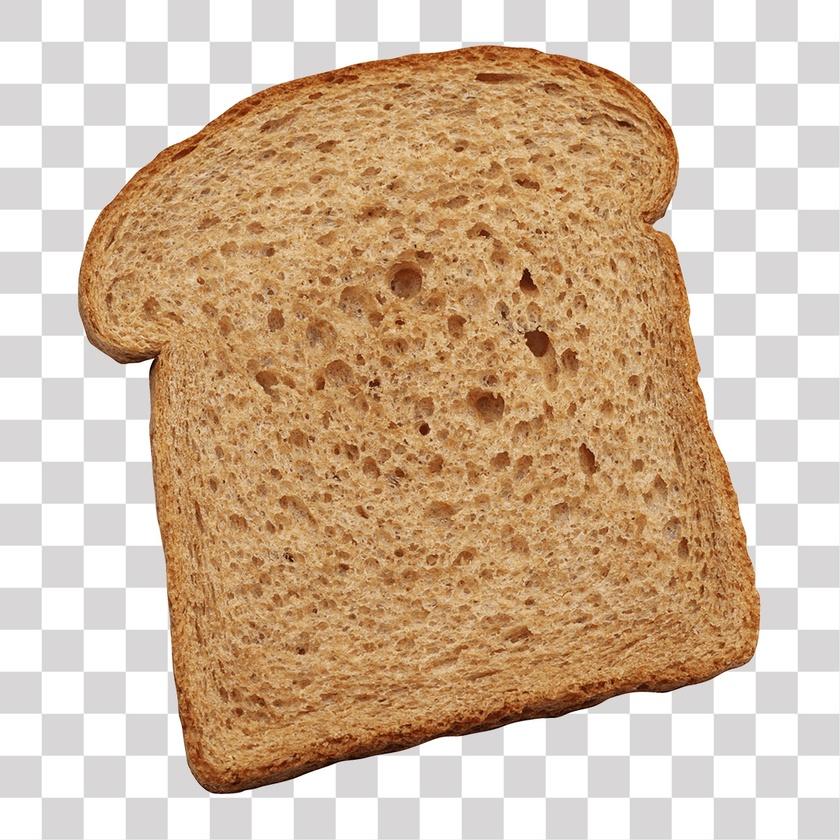
#> input picture tests/123.jpg, 840 x 840 px, shrunk from 1080 x 1080 before the run
$ python app.py
#> lines starting #> are read from the running program, lines starting #| are printed output that depends on the picture; after the words box and inside, x2 and y2 are one past the last pixel; in counts of white or black regions, pixels touching at a corner belong together
import os
os.sys.path
import sys
path_to_module = "Users/vitor/cluster-analysis-pibic/venv/Lib/site-packages"
#path_to_module = "../venv/lib/python3.12/site-packages/"
sys.path.append(path_to_module)
import cv2
import matplotlib.pyplot as plt
import numpy as np
import csv
from tkinter import filedialog, Tk

min = float(input("Enter the cluster min size: "))
#> the answer given: 100
max = float(input("Enter the cluster max size: "))
#> the answer given: 100

# Define o caminho para o diretório dos modelos
root = Tk()
root.withdraw()  # Esconde a janela principal
img_path = filedialog.askopenfilename(title="Selecione a imagem para análise")
#> the answer given: ../tests/123.jpg
#models_path = filedialog.askdirectory(title="Selecione o diretório dos modelos")
root.destroy()

# Itera sobre cada diretório de experimento
#for exp_dir in os.listdir(models_path):
#    exp_path = os.path.join(models_path, exp_dir)

    # Verifica se é um diretório
#    if os.path.isdir(exp_path):
        # Itera sobre cada imagem no diretório do experimento
#        for img_file in os.listdir(exp_path):
#            img_path = os.path.join(exp_path, img_file)

# Verifica se o arquivo selecionado é uma imagem
if os.path.isfile(img_path) and img_path.lower().endswith(('.png', '.jpg', '.jpeg')):
    print(f"Processando imagem: {img_path}")

    # Lê e prepara a imagem
    img = cv2.imread(img_path)
#> img is the input picture: shape (840, 840, 3); mean B, G, R 157, 183.5, 209.6
    gray = cv2.cvtColor(img, cv2.COLOR_BGR2GRAY)
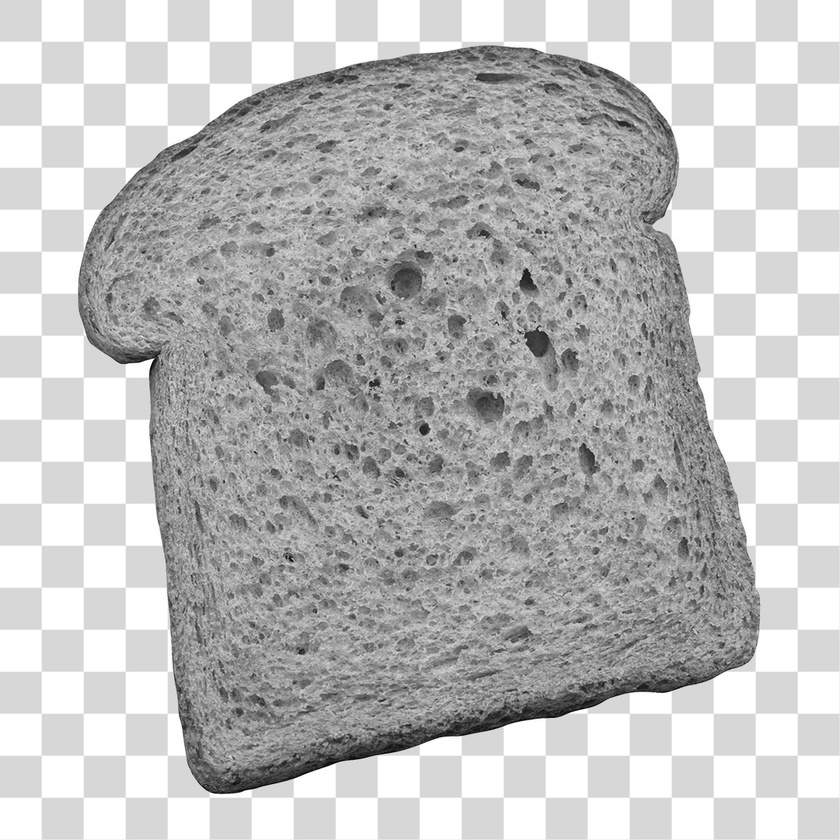
#> gray: shape (840, 840); min 3, max 255, mean 188.3
    blurred = cv2.GaussianBlur(gray, (7, 7), 0)

    # Aplica threshold adaptativo
    mask = cv2.adaptiveThreshold(blurred,
                                  255,
                                  cv2.ADAPTIVE_THRESH_MEAN_C,
                                  cv2.THRESH_BINARY,
                                  31,
                                  10)
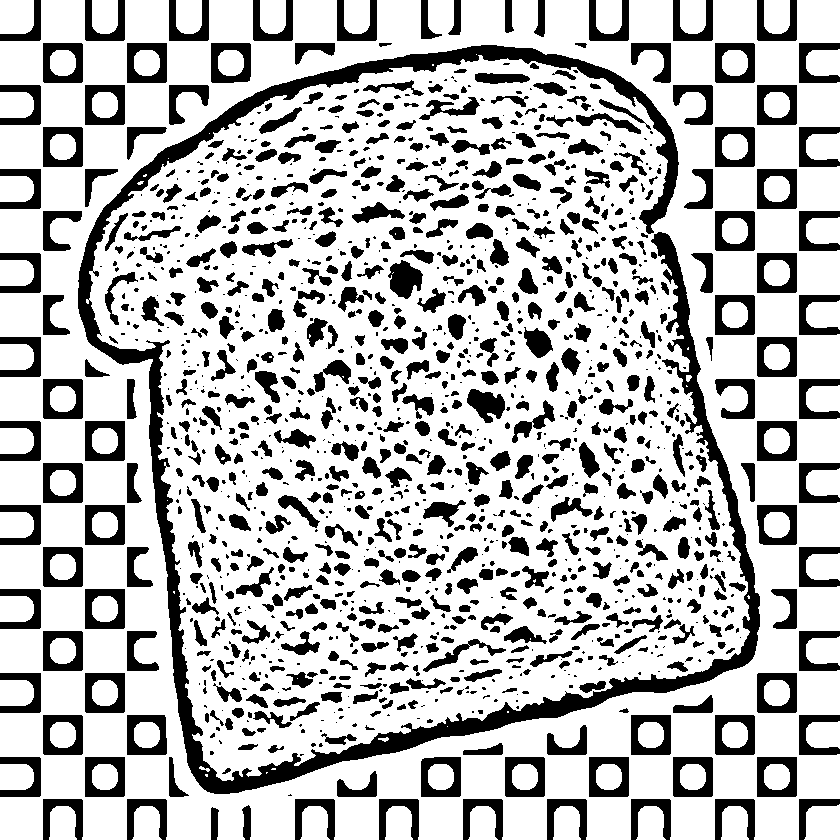
#> mask: shape (840, 840); 73.5% white; 1415 black regions (595 under 20 px), largest, box (x1, y1, x2, y2) and area: (78, 45, 760, 794) 31157, (43, 127, 83, 167) 1019, (715, 127, 755, 167) 1019

    # Salva a imagem plotada
    bin_image_path = os.path.splitext(img_path)[0] + '_bin.jpg'
    plt.imshow(cv2.cvtColor(mask, cv2.COLOR_BGR2RGB))
    plt.axis('off')
    plt.tight_layout()
    plt.savefig(bin_image_path, bbox_inches='tight', pad_inches=0)
    plt.close()  # Fecha a figura

    # Define a variável para receber a imagem binária
    img_bin = cv2.imread(bin_image_path)
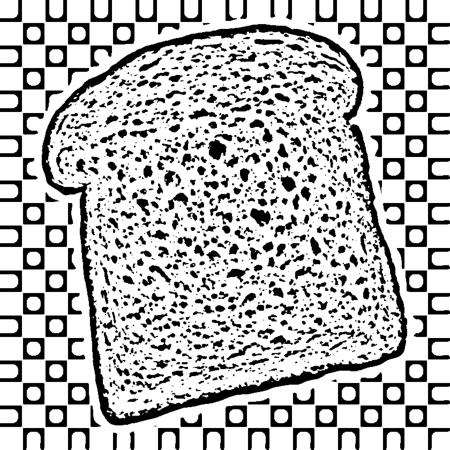
#> img_bin: shape (450, 450, 3); min 0, max 255, mean 186.5

    areas = []
    csv_file_path = os.path.splitext(img_path)[0] + '_cluster_data.csv'

    gray_bin = cv2.cvtColor(img_bin, cv2.COLOR_BGR2GRAY)
    ret, thresh_bin = cv2.threshold(gray_bin, 127, 255, 1)
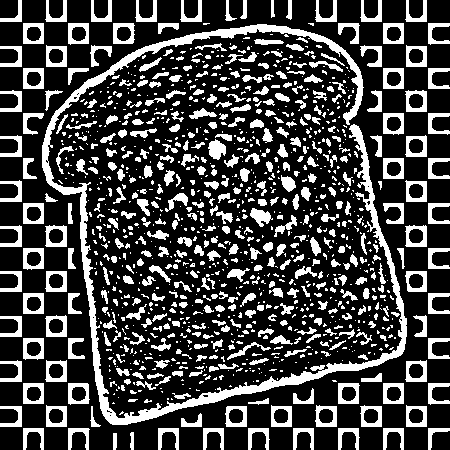
#> thresh_bin: shape (450, 450); 25.8% white; 1211 white regions (756 under 20 px)
    contours_bin, _ = cv2.findContours(thresh_bin, 1, 2)
#> contours_bin = 1269 contours, 887 with area under 20; largest, box (x1, y1, x2, y2) and area: (42, 24, 407, 425) 7626, (405, 225, 427, 247) 408, (45, 225, 67, 247) 406, (405, 90, 427, 112) 406, (315, 405, 337, 427) 404
    counter = 0

    # Itera sobre cada contorno na imagem binária
    for cnt in contours_bin:
        cv2.drawContours(img_bin, [cnt], 0, (0, 0, 255), 1)
        counter += 1

        # Calcula a área (número de pixels) para cada contorno
        area = cv2.contourArea(cnt)
        areas.append(area)
#> this loop made 1269 passes
#> area on passes 1 to 3: 46.5, 42, 120.5
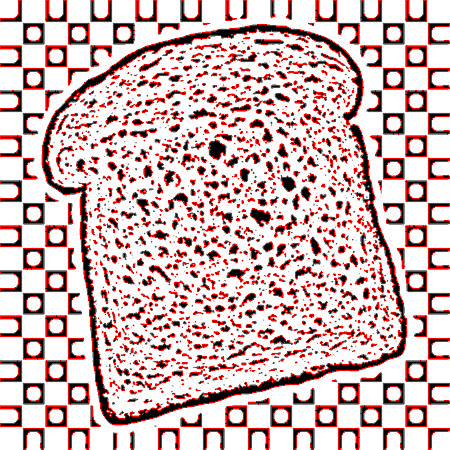
#> img_bin: shape (450, 450, 3); 13.26% of pixels changed, all inside (x1, y1, x2, y2) = (0, 0, 450, 450)
#> after the loop, areas = 1269 values, max 7626 at index 1247, min 0 at index 31, mean 39.9; counter = 1269

    areas.sort()

    with open(csv_file_path, 'w', newline='') as csv_file:
        csv_writer = csv.writer(csv_file)
        csv_writer.writerow(['Número total de clusters'])
        csv_writer.writerow([counter])

        j = 0
        for i, area in enumerate(areas, start=1):
            if area >= min and area <= max:
                if i == counter:
                    continue
                else:
                    csv_writer.writerow([f'Área do Cluster{j}', area])
                    j = j + 1
#> after the loop, j = 0

    # Salva a imagem binária com contornos
    plt.imshow(cv2.cvtColor(img_bin, cv2.COLOR_BGR2RGB))
    plt.axis('off')
    plt.tight_layout()
    bin_contours_image_path = os.path.splitext(img_path)[0] + '_bin_contours.jpg'
    plt.savefig(bin_contours_image_path, bbox_inches='tight', pad_inches=0)
    plt.close()  # Fecha a figura
else:
    print("O arquivo selecionado não é uma imagem ou não existe.")

$ run again, on tests/pao2.jpg
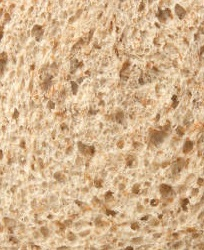
#> input picture tests/pao2.jpg, 204 x 250 px
#> img is the input picture: shape (250, 204, 3); mean B, G, R 141.8, 179.3, 212.2
#> mask: shape (250, 204); 74.3% white; 224 black regions (74 under 20 px), largest, box (x1, y1, x2, y2) and area: (66, 28, 95, 95) 583, (113, 31, 134, 87) 438, (150, 157, 189, 177) 356
#> `ret, thresh_bin = cv2.threshold(gray_bin, 127, 255, 1)`:
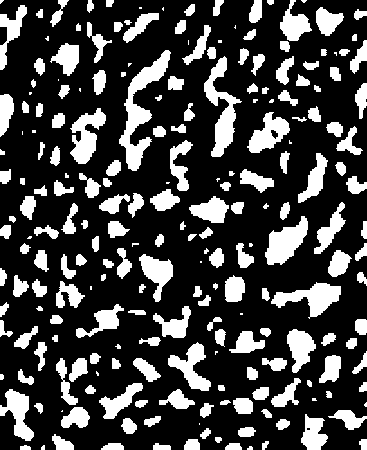
#> thresh_bin: shape (450, 367); 25.6% white; 225 white regions (37 under 20 px)
#> contours_bin = 227 contours, 47 with area under 20; largest, box (x1, y1, x2, y2) and area: (119, 50, 171, 171) 1731, (204, 56, 242, 157) 1274, (265, 216, 308, 265) 1074, (271, 282, 341, 319) 1058, (70, 108, 106, 164) 946
#> the loop `for cnt in contours_bin:` made 227 passes
#> area on passes 3 to 5: 32.5, 80.5, 74.5
#> after the loop `for cnt in contours_bin:`:
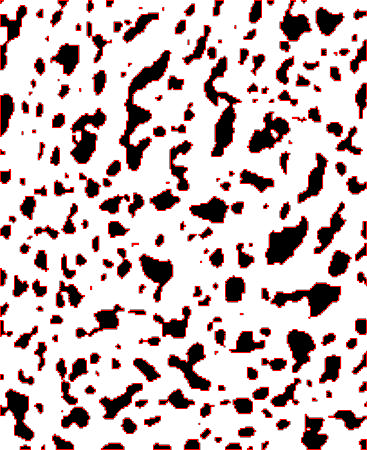
#> img_bin: shape (450, 367, 3); mean B, G, R 185.9, 185.9, 203.3
#> after the loop `for cnt in contours_bin:`: areas = 227 values, max 1731 at index 190, min 0 at index 14, mean 160.6; counter = 227
#> the loop `for i, area in enumerate(areas, start=1):` made 227 passes
#> j on pass 134: 1
#> after the loop `for i, area in enumerate(areas, start=1):`: j = 1
